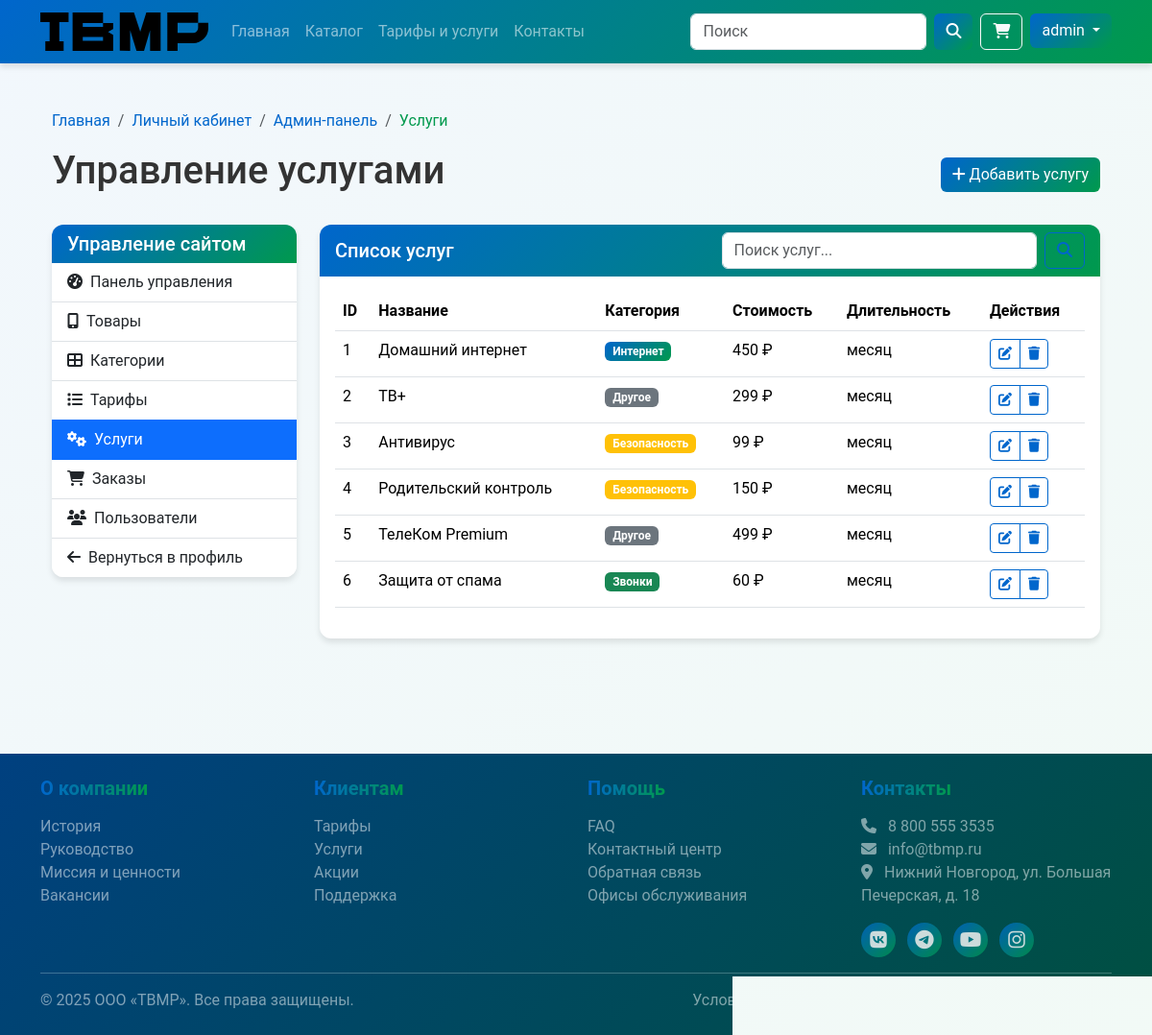
/admin/services (signed in), run on the app's committed database.
### app/models.py (models this page shows, shortened)
class User(UserMixin, db.Model):
    id = db.Column(db.Integer, primary_key=True)
    username = db.Column(db.String(80), unique=True, nullable=False)
    email = db.Column(db.String(120), unique=True, nullable=False)
    password_hash = db.Column(db.String(128))
    first_name = db.Column(db.String(80))
    last_name = db.Column(db.String(80))
    phone = db.Column(db.String(20))
    address = db.Column(db.String(200))
    created_at = db.Column(db.DateTime, default=datetime.utcnow)
    is_admin = db.Column(db.Boolean, default=False)
    orders = db.relationship('Order', backref='user', lazy=True)
    cart_items = db.relationship('CartItem', backref='user', lazy=True, cascade='all, delete-orphan')

class Service(db.Model):
    id = db.Column(db.Integer, primary_key=True)
    name = db.Column(db.String(120), nullable=False)
    description = db.Column(db.Text)
    price = db.Column(db.Float, nullable=False)
    duration = db.Column(db.String(20))  # разовая услуга, подписка и т.д.
    image = db.Column(db.String(200))
    category = db.Column(db.String(50))  # internet, calls, security, other

### app/routes/admin.py (the view)
@bp.route('/services')
@login_required
@admin_required
def services():
    services = Service.query.all()
    return render_template('admin/services.html', services=services)

### app/templates/admin/services.html (shortened to what this page needs)
{% extends 'base.html' %}
{% block content %}
<div class="container mt-4 mb-5">
    <nav aria-label="breadcrumb">
        <ol class="breadcrumb">
            <li class="breadcrumb-item"><a href="{{ url_for('main.index') }}">Главная</a></li>
            <li class="breadcrumb-item"><a href="{{ url_for('auth.profile') }}">Личный кабинет</a></li>
            <li class="breadcrumb-item"><a href="{{ url_for('admin_panel.index') }}">Админ-панель</a></li>
            <li class="breadcrumb-item active" aria-current="page">Услуги</li>
        </ol>
    </nav>
    <div class="d-flex justify-content-between align-items-center mb-4">
        <h1>Управление услугами</h1>
        <button type="button" class="btn btn-primary" data-bs-toggle="modal" data-bs-target="#addServiceModal">
            <i class="fas fa-plus"></i> Добавить услугу
        </button>
    </div>
    <div class="row">
        <div class="col-md-3 mb-4">
            <div class="card">
                <div class="card-header bg-dark text-white">
                    <h5 class="mb-0">Управление сайтом</h5>
                </div>
                <div class="list-group list-group-flush">
                    <a href="{{ url_for('admin_panel.index') }}" class="list-group-item list-group-item-action">
                        <i class="fas fa-tachometer-alt me-2"></i>Панель управления
                    </a>
                    <a href="{{ url_for('admin_panel.products') }}" class="list-group-item list-group-item-action">
                        <i class="fas fa-mobile-alt me-2"></i>Товары
                    </a>
                    <a href="{{ url_for('admin_panel.categories') }}" class="list-group-item list-group-item-action">
                        <i class="fas fa-th-large me-2"></i>Категории
                    </a>
                    <a href="{{ url_for('admin_panel.tariffs') }}" class="list-group-item list-group-item-action">
                        <i class="fas fa-list me-2"></i>Тарифы
                    </a>
                    <a href="{{ url_for('admin_panel.services') }}" class="list-group-item list-group-item-action active">
                        <i class="fas fa-cogs me-2"></i>Услуги
                    </a>
                    <a href="{{ url_for('admin_panel.orders') }}" class="list-group-item list-group-item-action">
                        <i class="fas fa-shopping-cart me-2"></i>Заказы
                    </a>
                    <a href="{{ url_for('admin_panel.users') }}" class="list-group-item list-group-item-action">
                        <i class="fas fa-users me-2"></i>Пользователи
                    </a>
                    <a href="{{ url_for('auth.profile') }}" class="list-group-item list-group-item-action">
                        <i class="fas fa-arrow-left me-2"></i>Вернуться в профиль
                    </a>
                </div>
            </div>
        </div>
        <div class="col-md-9">
            <div class="card mb-4">
                <div class="card-header bg-light">
                    <div class="row align-items-center">
                        <div class="col-md-6">
                            <h5 class="mb-0">Список услуг</h5>
                        </div>
                        <div class="col-md-6">
                            <form class="d-flex">
                                <input class="form-control me-2" type="search" placeholder="Поиск услуг..." aria-label="Search">
                                <button class="btn btn-outline-primary" type="submit"><i class="fas fa-search"></i></button>
                            </form>
                        </div>
                    </div>
                </div>
                <div class="card-body">
                    <div class="table-responsive">
                        <table class="table table-hover">
                            <thead>
                                <tr>
                                    <th>ID</th>
                                    <th>Название</th>
                                    <th>Категория</th>
                                    <th>Стоимость</th>
                                    <th>Длительность</th>
                                    <th>Действия</th>
                                </tr>
                            </thead>
                            <tbody>
                                {% for service in services %}
                                <tr>
                                    <td>{{ service.id }}</td>
                                    <td>{{ service.name }}</td>
                                    <td>
                                        {% if service.category == 'internet' %}
                                            <span class="badge bg-primary">Интернет</span>
                                        {% elif service.category == 'calls' %}
                                            <span class="badge bg-success">Звонки</span>
                                        {% elif service.category == 'security' %}
                                            <span class="badge bg-warning">Безопасность</span>
                                        {% else %}
                                            <span class="badge bg-secondary">Другое</span>
                                        {% endif %}
                                    </td>
                                    <td>{{ service.price|round|int }} ₽</td>
                                    <td>{{ service.duration }}</td>
                                    <td>
                                        <div class="btn-group btn-group-sm" role="group">
                                            <button type="button" class="btn btn-outline-primary"
                                                data-bs-toggle="modal"
                                                data-bs-target="#editServiceModal"
                                                data-id="{{ service.id }}"
                                                data-name="{{ service.name }}"
                                                data-category="{{ service.category }}"
                                                data-price="{{ service.price }}"
                                                data-duration="{{ service.duration }}"
                                                data-description="{{ service.description if service.description else '' }}">
                                                <i class="fas fa-edit"></i>
                                            </button>
                                            <button type="button" class="btn btn-outline-danger"
                                                data-bs-toggle="modal"
                                                data-bs-target="#deleteServiceModal"
                                                data-id="{{ service.id }}"
                                                data-name="{{ service.name }}">
                                                <i class="fas fa-trash"></i>
                                            </button>
                                        </div>
                                    </td>
                                </tr>
                                {% endfor %}
                            </tbody>
                        </table>
                    </div>
                </div>
            </div>
        </div>
    </div>
</div>
{% endblock %}

### app/templates/base.html (shortened to what this page needs)
<!DOCTYPE html>
<html lang="ru">
<head>    <meta charset="UTF-8">
    <link href="https://cdn.jsdelivr.net/npm/bootstrap@5.3.2/dist/css/bootstrap.min.css" rel="stylesheet">
    <link rel="stylesheet" href="https://cdnjs.cloudflare.com/ajax/libs/font-awesome/6.5.1/css/all.min.css">
    <link rel="stylesheet" href="{{ url_for('static', filename='css/style.css') }}">
    <link rel="stylesheet" href="{{ url_for('static', filename='css/gradient_overrides.css') }}">
    <link rel="stylesheet" href="{{ url_for('static', filename='css/category-icons.css') }}">
</head>
<body>    <header>
        <nav class="navbar navbar-expand-lg navbar-dark bg-primary" style="box-shadow: 0 4px 6px rgba(0, 0, 0, 0.1);">
            <div class="container">                <a class="navbar-brand" href="{{ url_for('main.index') }}">
                    <img src="{{ url_for('static', filename='img/Logo.svg') }}" alt="TBMP" height="40">
                </a>
                <div class="collapse navbar-collapse" id="navbarMain">
                    <ul class="navbar-nav me-auto mb-2 mb-lg-0">
                        <li class="nav-item">
                            <a class="nav-link {% if request.endpoint == 'main.index' %}active{% endif %}" href="{{ url_for('main.index') }}">Главная</a>
                        </li>
                        <li class="nav-item">
                            <a class="nav-link {% if request.endpoint.startswith('catalog') %}active{% endif %}" href="{{ url_for('catalog.index') }}">Каталог</a>
                        </li>                        <li class="nav-item">
                            <a class="nav-link {% if request.endpoint.startswith('tariffs') %}active{% endif %}" href="{{ url_for('tariffs.index') }}">Тарифы и услуги</a>
                        </li>
                        <li class="nav-item">
                            <a class="nav-link {% if request.endpoint == 'main.contacts' %}active{% endif %}" href="{{ url_for('main.contacts') }}">Контакты</a>
                        </li>
                    </ul>
                    <form class="d-flex me-2" action="{{ url_for('main.search') }}" method="get">
                        <input class="form-control me-2" type="search" name="q" placeholder="Поиск" aria-label="Search">
                        <button class="btn btn-success" type="submit"><i class="fas fa-search"></i></button>
                    </form>
                    <div class="d-flex">                        <a href="{{ url_for('cart.view_cart') }}" class="btn btn-outline-light me-2">
                            <i class="fas fa-shopping-cart"></i>
                        </a>
                        {% if current_user.is_authenticated %}                            <div class="dropdown">
                                <button class="btn btn-success dropdown-toggle" type="button" id="userDropdown" data-bs-toggle="dropdown" aria-expanded="false">
                                    {{ current_user.username }}
                                </button>
                            </div>
                        {% else %}
                            <a href="{{ url_for('auth.login') }}" class="btn btn-success">Войти</a>
                        {% endif %}
                    </div>
                </div>
            </div>
        </nav>
    </header>
    <main class="py-4">
        <div class="container">
            {% block content %}{% endblock %}
        </div>
    </main>    <footer class="text-white py-4 mt-4" style="background: linear-gradient(135deg, #004080, #005040);">
        <div class="container">
            <div class="row">
                <div class="col-md-3 mb-4 mb-md-0">
                    <h5>О компании</h5>
                    <ul class="list-unstyled">
                        <li><a href="#" class="text-white-50">История</a></li>
                        <li><a href="#" class="text-white-50">Руководство</a></li>
                        <li><a href="#" class="text-white-50">Миссия и ценности</a></li>
                        <li><a href="#" class="text-white-50">Вакансии</a></li>
                    </ul>
                </div>
                <div class="col-md-3 mb-4 mb-md-0">
                    <h5>Клиентам</h5>
                    <ul class="list-unstyled">
                        <li><a href="#" class="text-white-50">Тарифы</a></li>
                        <li><a href="#" class="text-white-50">Услуги</a></li>
                        <li><a href="#" class="text-white-50">Акции</a></li>
                        <li><a href="#" class="text-white-50">Поддержка</a></li>
                    </ul>
                </div>
                <div class="col-md-3 mb-4 mb-md-0">
                    <h5>Помощь</h5>
                    <ul class="list-unstyled">
                        <li><a href="#" class="text-white-50">FAQ</a></li>
                        <li><a href="#" class="text-white-50">Контактный центр</a></li>
                        <li><a href="#" class="text-white-50">Обратная связь</a></li>
                        <li><a href="#" class="text-white-50">Офисы обслуживания</a></li>
                    </ul>
                </div>
                <div class="col-md-3">
                    <h5>Контакты</h5>                    <p class="text-white-50">
                        <i class="fas fa-phone me-2"></i> 8 800 555 3535<br>
                        <i class="fas fa-envelope me-2"></i> info@tbmp.ru<br>
                        <i class="fas fa-map-marker-alt me-2"></i> Нижний Новгород, ул. Большая Печерская, д. 18
                    </p>
                    <div class="social-links mt-3">
                        <a href="#" class="text-white me-2"><i class="fab fa-vk fa-lg"></i></a>
                        <a href="#" class="text-white me-2"><i class="fab fa-telegram fa-lg"></i></a>
                        <a href="#" class="text-white me-2"><i class="fab fa-youtube fa-lg"></i></a>
                        <a href="#" class="text-white me-2"><i class="fab fa-instagram fa-lg"></i></a>
                    </div>
                </div>
            </div>
            <hr class="bg-secondary">
            <div class="row">                <div class="col-md-6">
                    <p class="mb-0 text-white-50">&copy; {{ now.year }} ООО «TBMP». Все права защищены.</p>
                </div>
                <div class="col-md-6 text-md-end">
                    <ul class="list-inline mb-0">
                        <li class="list-inline-item"><a href="#" class="text-white-50">Условия использования</a></li>
                        <li class="list-inline-item"><a href="#" class="text-white-50">Политика конфиденциальности</a></li>
                    </ul>
                </div>
            </div>
        </div>
    </footer>
</body>
</html>

### data on the page
User: username "admin"
Service: id "1", name "Домашний интернет", category "Интернет", price "450", duration "месяц"
Service: id "2", name "ТВ+", category "Другое", price "299", duration "месяц"
Service: id "3", name "Антивирус", category "Безопасность", price "99", duration "месяц"
Service: id "4", name "Родительский контроль", category "Безопасность", price "150", duration "месяц"
Service: id "5", name "ТелеКом Premium", category "Другое", price "499", duration "месяц"
Service: id "6", name "Защита от спама", category "Звонки", price "60", duration "месяц"
